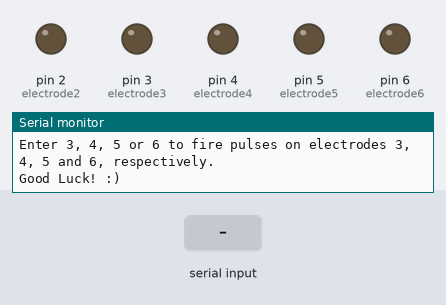
Recording of a sketch running on a simulated Arduino Uno, built with avr-gcc and run on an emulated ATmega328P. Parts: output pins drawn as LEDs (lit = HIGH), the last lines printed to the serial monitor. The test bench sets the inputs (shaded band).

Above: at 1.2 s.
1.3 s: "2" received over Serial
At 2.6 s:
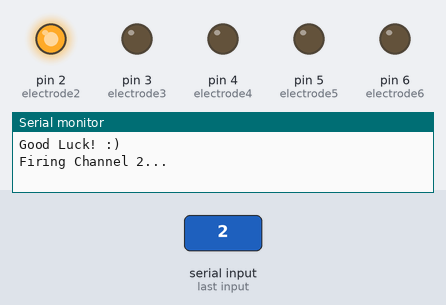
4.3 s: "3" received over Serial
At 4.8 s:
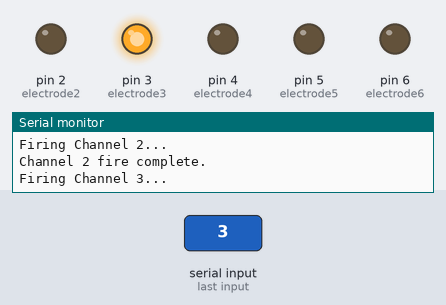
7.3 s: "4" received over Serial
At 8.3 s:
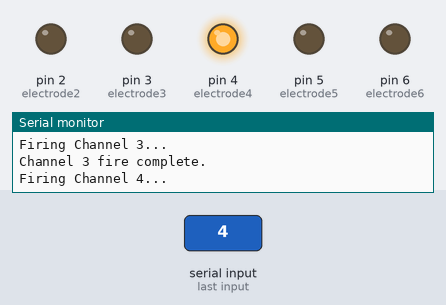
10.3 s: "5" received over Serial
At 10.6 s:
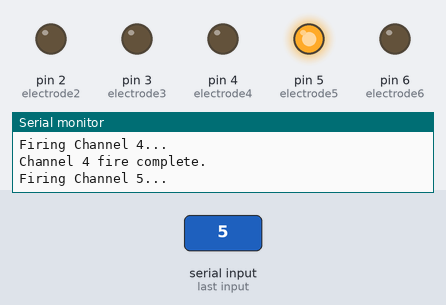
13.3 s: "6" received over Serial
At 14.1 s:
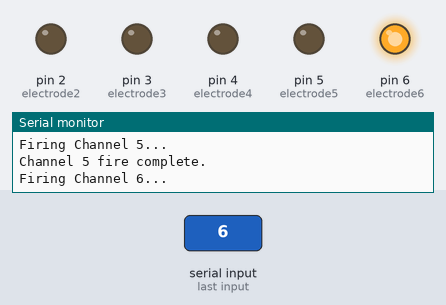
Timing chart, 0 to 17.3 s (numbered marks = the images above; inputs shaded):
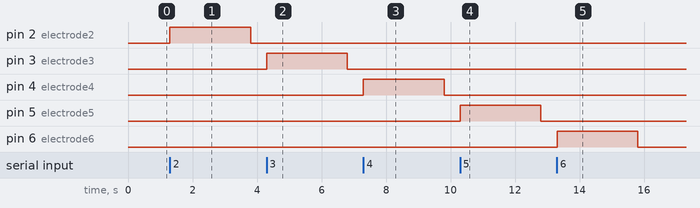

Measured:
- after the input at 1.3 s, pin 2 (electrode2): LOW → HIGH at once, → LOW 2.5 s later
- after the input at 4.3 s, pin 3 (electrode3): LOW → HIGH at once, → LOW 2.5 s later
- after the input at 7.3 s, pin 4 (electrode4): LOW → HIGH at once, → LOW 2.5 s later
- after the input at 10.3 s, pin 5 (electrode5): LOW → HIGH at once, → LOW 2.5 s later
- after the input at 13.3 s, pin 6 (electrode6): LOW → HIGH at once, → LOW 2.5 s later

The sketch:

ElectrodeStimulation.ino
```cpp
//Manual Pulsing Script -< I will comment later.
int pulsecountdelay = 325;
int outputTime = 2500;

int command;
int i;

int electrode2 = 2;
int electrode3 = 3;
int electrode4 = 4;
int electrode5 = 5;
int electrode6 = 6;
int inputReading;


void setup() {
    Serial.begin(9600);

    for (i=2;i<7;i++) {
        pinMode(i, OUTPUT);
        //Serial.print(i);    //for debugging pin initialisation
    }
    Serial.println("Manual Fire Control. Note: No Need for reupload between positions");
    Serial.println("Enter 3, 4, 5 or 6 to fire pulses on electrodes 3, 4, 5 and 6, respectively.");
    Serial.println("Good Luck! :)");

}

void loop() {
    while(Serial.available() > 0){
        command = Serial.read();
        switch(command) {
            case '2':
                Serial.println("Firing Channel 2...");
                digitalWrite(electrode2, HIGH);
                delay(outputTime);
                digitalWrite(electrode2, LOW);
                Serial.println("Channel 2 fire complete.");
                break;
            case '3':
                Serial.println("Firing Channel 3...");
                digitalWrite(electrode3, HIGH);
                delay(outputTime);
                digitalWrite(electrode3, LOW);
                Serial.println("Channel 3 fire complete.");
                break;
            case '4':
                Serial.println("Firing Channel 4...");
                digitalWrite(electrode4, HIGH);
                delay(outputTime);
                digitalWrite(electrode4, LOW);
                Serial.println("Channel 4 fire complete.");
                break;
            case '5':
                Serial.println("Firing Channel 5...");
                digitalWrite(electrode5, HIGH);
                delay(outputTime);
                digitalWrite(electrode5, LOW);
                Serial.println("Channel 5 fire complete.");
                break;
            case '6':
                Serial.println("Firing Channel 6...");
                digitalWrite(electrode6, HIGH);
                delay(outputTime);
                digitalWrite(electrode6, LOW);
                Serial.println("Channel 6 fire complete.");
                break;
        }
    }
}
```
